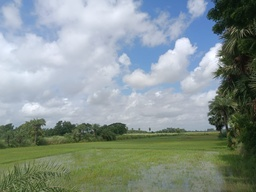
#> input picture musings/sample.jpg, 256 x 192 px, shrunk from 1600 x 1200 before the run, found by its file name
$ python smgbd_new.py
#> lines starting #> are read from the running program, lines starting #| are printed output that depends on the picture
import cv2
import numpy as np
import matplotlib.pyplot as plt
from mpl_toolkits.mplot3d import Axes3D
from mpl_toolkits.mplot3d.art3d import Poly3DCollection
from scipy.spatial import ConvexHull
def plot_lab_gamut_2views(image_path, theta_segments=12, phi_segments=6):
    # --- Read and convert image ---
#> called with image_path = 'sample.jpg', theta_segments = 150, phi_segments = 150
    rgb_image = cv2.imread(image_path)
#> rgb_image is the input picture: shape (192, 256, 3); mean B, G, R 144.5, 148.3, 135.3
    rgb_image = cv2.cvtColor(rgb_image, cv2.COLOR_BGR2RGB)
    lab_image = cv2.cvtColor(rgb_image, cv2.COLOR_RGB2LAB)
#> lab_image: shape (192, 256, 3); mean of channels 0, 1, 2 152.1, 123, 129.2
    # --- Convert LAB channels to approximate CIE ranges ---
    L_chan = lab_image[:, :, 0].astype(np.float32) * (100.0 / 255.0)  # [0..100]
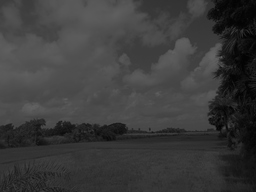
#> L_chan: shape (192, 256) float32; min 2.35, max 100, mean 59.6
    a_chan = lab_image[:, :, 1].astype(np.float32) - 128.0           # [-128..127]
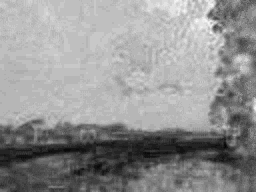
#> a_chan: shape (192, 256) float32; min -21, max 7, mean -4.98; drawn with min black and max white
    b_chan = lab_image[:, :, 2].astype(np.float32) - 128.0           # [-128..127]
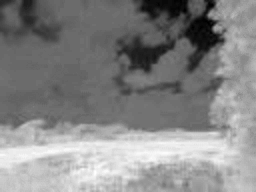
#> b_chan: shape (192, 256) float32; min -40, max 38, mean 1.2; drawn with min black and max white
    # --- Create (L, a, b) array of all pixels ---
    lab_points = np.column_stack((L_chan.flatten(), a_chan.flatten(), b_chan.flatten()))
    # (Optional) Filter out near-black points
    mask = np.linalg.norm(lab_points, axis=1) > 10
    lab_points = lab_points[mask]
    colors = rgb_image.reshape(-1, 3)[mask] / 255.0
    # --- Convert (L,a,b) to spherical coords for segment maxima ---
    x = lab_points[:, 1]  # a*
    y = lab_points[:, 2]  # b*
    z = lab_points[:, 0]  # L*
    r = np.sqrt(x**2 + y**2 + z**2) + 1e-8
    theta = np.arctan2(y, x)   # [-π, π]
    phi = np.arccos(z / r)     # [0, π]
    # --- Create angular bins and find maxima points in each segment ---
    theta_bins = np.linspace(-np.pi, np.pi, theta_segments + 1)
    phi_bins = np.linspace(0, np.pi, phi_segments + 1)
    maxima_points = []
    for i in range(theta_segments):
        for j in range(phi_segments):
            theta_min, theta_max = theta_bins[i], theta_bins[i + 1]
            phi_min, phi_max = phi_bins[j], phi_bins[j + 1]
            seg_mask = (theta >= theta_min) & (theta < theta_max) & \
                       (phi   >= phi_min)   & (phi   < phi_max)
            if np.any(seg_mask):
                seg_pts = lab_points[seg_mask]
                seg_r   = r[seg_mask]
                # pick the point with largest radius in that segment
                maxima_points.append(seg_pts[np.argmax(seg_r)])
#> after the loop, maxima_points = 1521 items, first 6: [32.55, -12, -1], [29.02, -8, -1], [26.27, -8, -1], [26.67, -9, -1], [25.49, -9, -1], [28.24, -11, -1]
    if not maxima_points:
        print("No maxima points found!")
        return
    maxima_points = np.array(maxima_points)
#> maxima_points = 1521 rows, first 8: [32.55, -12, -1], [29.02, -8, -1], [26.27, -8, -1], [26.67, -9, -1], [25.49, -9, -1], [28.24, -11, -1], [20, -8, -1], [22.35, -10, -1]
    # --- Build a convex hull on the maxima points ---
    try:
        hull = ConvexHull(maxima_points)
    except:
        print("Not enough points for a convex hull.")
        return
    # =============== PREPARE FIGURE AND SUBPLOTS ===============
    fig = plt.figure(figsize=(16, 7))
    # Left subplot: unfilled wireframe
    ax1 = fig.add_subplot(121, projection='3d')
    ax1.set_xlabel('a*')
    ax1.set_ylabel('b*')
    ax1.set_zlabel('L*')
    ax1.set_title('Gamut Boundary - Wireframe')
    # Right subplot: color-filled faces
    ax2 = fig.add_subplot(122, projection='3d')
    ax2.set_xlabel('a*')
    ax2.set_ylabel('b*')
    ax2.set_zlabel('L*')
    ax2.set_title('Gamut Boundary - Filled Faces')
    # =============== PLOT POINTS IN BOTH SUBPLOTS ===============
    # Recalling that for plotting, we use (a, b, L)
    ax1.scatter(x, y, z, c=colors, marker='.', alpha=0.3, s=10)
    ax2.scatter(x, y, z, c=colors, marker='.', alpha=0.3, s=10)
    # =============== LEFT SUBPLOT: WIREFRAME ===============
    # Draw lines for each triangle in the hull
    for simplex in hull.simplices:
        pts = maxima_points[simplex]  # shape (3,3) => (L,a,b)
        # reorder (L,a,b)->(a,b,L) for plotting
        tri = pts[:, [1, 2, 0]]
        # We'll connect each edge in tri:
        for i in range(3):
            start = tri[i]
            end   = tri[(i+1)%3]
            ax1.plot([start[0], end[0]],
                     [start[1], end[1]],
                     [start[2], end[2]],
                     color='darkred', linewidth=1.0)
#> this loop made 146 passes
#> (simplex, pts, tri) on passes 1 to 5: ([509, 522, 514], [[94.9, 4, -8], [21.18, 6, 12], [100, 0, 0]], [[4, -8, 94.9], [6, 12, 21.18], [0, 0, 100]]), ([649, 522, 514], [[49.02, -11, 32], [21.18, 6, 12], [100, 0, 0]], [[-11, 32, 49.02], [6, 12, 21.18], [0, 0, 100]]), ([790, 233, 923], [[58.43, -20, 35], [84.31, -4, -14], [47.06, -21, 30]], [[-20, 35, 58.43], [-4, -14, 84.31], [-21, 30, 47.06]]), ([790, 986, 233], [[58.43, -20, 35], [97.25, -5, 6], [84.31, -4, -14]], [[-20, 35, 58.43], [-5, 6, 97.25], [-4, -14, 84.31]]), ([326, 233, 923], [[65.1, -3, -30], [84.31, -4, -14], [47.06, -21, 30]], [[-3, -30, 65.1], [-4, -14, 84.31], [-21, 30, 47.06]])
    # =============== RIGHT SUBPLOT: FILLED FACES ===============
    triangles = []
    face_colors = []
    for simplex in hull.simplices:
        # simplex is an index triplet for a triangle
        tri_coords_lab = maxima_points[simplex]  # shape (3, 3) => (L,a,b)
        # Reorder each vertex from (L,a,b) -> (a,b,L) for plotting in 3D
        tri_coords_plot = tri_coords_lab[:, [1, 2, 0]].tolist()
        triangles.append(tri_coords_plot)
        # Compute average LAB for the face
        avg_lab = np.mean(tri_coords_lab, axis=0)  # (L,a,b)
        # Convert that average from (L,a,b) in [0..100, -128..127, -128..127]
        # to a Lab [0..255] image pixel that OpenCV can convert to BGR
        L_255 = np.clip(avg_lab[0] * (255.0 / 100.0), 0, 255)
        a_255 = np.clip(avg_lab[1] + 128.0, 0, 255)
        b_255 = np.clip(avg_lab[2] + 128.0, 0, 255)
        lab_pixel_255 = np.array([[[L_255, a_255, b_255]]], dtype=np.uint8)
        # Convert Lab -> BGR -> RGB
        bgr_pixel = cv2.cvtColor(lab_pixel_255, cv2.COLOR_Lab2BGR)
        rgb_pixel = bgr_pixel[0, 0, ::-1] / 255.0  # scale to [0..1]
        face_colors.append(rgb_pixel)
#> this loop made 146 passes
#> (simplex, tri_coords_lab, tri_coords_plot, avg_lab, L_255, a_255, b_255, lab_pixel_255) on passes 1 to 3: ([509, 522, 514], [[94.9, 4, -8], [21.18, 6, 12], [100, 0, 0]], [[4, -8, 94.9], [6, 12, 21.18], [0, 0, 100]], [72.03, 3.33, 1.33], 183.7, 131.3, 129.3, [[183, 131, 129]]), ([649, 522, 514], [[49.02, -11, 32], [21.18, 6, 12], [100, 0, 0]], [[-11, 32, 49.02], [6, 12, 21.18], [0, 0, 100]], [56.73, -1.67, 14.67], 144.7, 126.3, 142.7, [[144, 126, 142]]), ([790, 233, 923], [[58.43, -20, 35], [84.31, -4, -14], [47.06, -21, 30]], [[-20, 35, 58.43], [-4, -14, 84.31], [-21, 30, 47.06]], [63.27, -15, 17], 161.3, 113, 145, [[161, 113, 145]])
#> after the loop, face_colors = 146 items, first 6: [0.714, 0.682, 0.682], [0.557, 0.533, 0.435], [0.537, 0.627, 0.478], [0.729, 0.796, 0.71], [0.525, 0.647, 0.659], [0.349, 0.467, 0.451]; triangles = 146 items
    mesh = Poly3DCollection(triangles, facecolors=face_colors, edgecolors='k', alpha=0.2)
    ax2.add_collection3d(mesh)
    plt.tight_layout()
    plt.show()
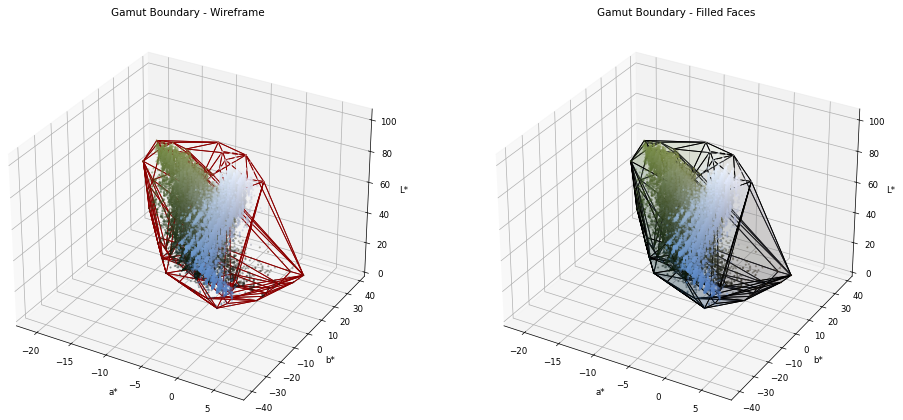
#> figure drawn by matplotlib, 2 panels
# Example usage:
if __name__ == "__main__":
    plot_lab_gamut_2views('sample.jpg', theta_segments=150, phi_segments=150)

$ run again, with musings/DIY Spectrometer setup 1.jpg copied over musings/sample.jpg
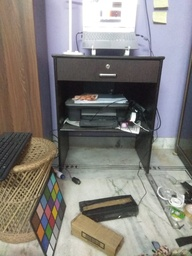
#> input picture musings/DIY Spectrometer setup 1.jpg, 192 x 256 px, shrunk from 1200 x 1600 before the run, found by its file name
#> in plot_lab_gamut_2views, rgb_image is the input picture: shape (256, 192, 3); mean B, G, R 125.4, 129.8, 133.9
#> lab_image: shape (256, 192, 3); mean of channels 0, 1, 2 136.7, 129.2, 131.1
#> in plot_lab_gamut_2views, `b_chan = lab_image[:, :, 2].astype(np.float32) - 128.0`:
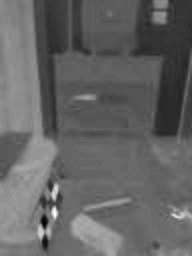
#> b_chan: shape (256, 192) float32; min -32, max 57, mean 3.1; drawn with min black and max white
#> after the loop in plot_lab_gamut_2views, `for i in range(theta_segments):`: maxima_points = 2309 items, first 6: [49.41, -12, -1], [56.08, -16, -1], [40.78, -13, -1], [58.04, -19, -1], [60, -22, -1], [58.82, -22, -1]
#> in plot_lab_gamut_2views, `maxima_points = np.array(maxima_points)`: maxima_points = 2309 rows, first 8: [49.41, -12, -1], [56.08, -16, -1], [40.78, -13, -1], [58.04, -19, -1], [60, -22, -1], [58.82, -22, -1], [41.18, -8, -1], [36.08, -10, -1]
#> the loop in plot_lab_gamut_2views, `for simplex in hull.simplices:` made 128 passes
#> (simplex, pts, tri) on passes 1 to 3: ([2274, 136, 2132], [[10.59, -7, 2], [46.67, -15, -15], [56.08, -36, 39]], [[-7, 2, 10.59], [-15, -15, 46.67], [-36, 39, 56.08]]), ([1333, 1566, 758], [[13.73, 7, 14], [12.55, 3, 18], [8.24, 5, -3]], [[7, 14, 13.73], [3, 18, 12.55], [5, -3, 8.24]]), ([1202, 1333, 1566], [[25.49, 19, 26], [13.73, 7, 14], [12.55, 3, 18]], [[19, 26, 25.49], [7, 14, 13.73], [3, 18, 12.55]])
#> the loop in plot_lab_gamut_2views, `for simplex in hull.simplices:` made 128 passes
#> (simplex, tri_coords_lab, tri_coords_plot, avg_lab, L_255, a_255, b_255, lab_pixel_255) on passes 1 to 2: ([2274, 136, 2132], [[10.59, -7, 2], [46.67, -15, -15], [56.08, -36, 39]], [[-7, 2, 10.59], [-15, -15, 46.67], [-36, 39, 56.08]], [37.78, -19.33, 8.67], 96.33, 108.7, 136.7, [[96, 108, 136]]), ([1333, 1566, 758], [[13.73, 7, 14], [12.55, 3, 18], [8.24, 5, -3]], [[7, 14, 13.73], [3, 18, 12.55], [5, -3, 8.24]], [11.5, 5, 9.67], 29.33, 133, 137.7, [[29, 133, 137]])
#> after the loop in plot_lab_gamut_2views, `for simplex in hull.simplices:`: face_colors = 128 items, first 6: [0.22, 0.38, 0.294], [0.161, 0.106, 0.0706], [0.235, 0.141, 0.051], [0.671, 0.784, 0.498], [0.796, 0.784, 0.478], [0.133, 0.106, 0.0706]; triangles = 128 items
#> in plot_lab_gamut_2views, `plt.show()`:
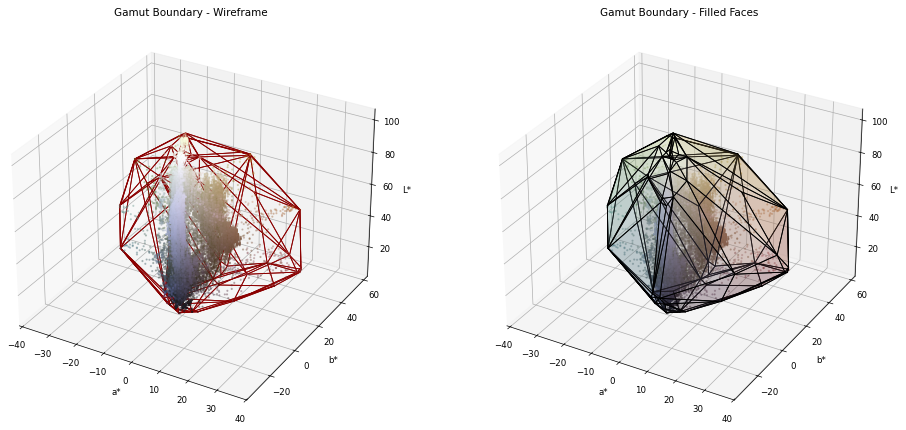
#> figure drawn by matplotlib, 2 panels

$ run again, with musings/DIY Spectrometer setup 2.jpg copied over musings/sample.jpg
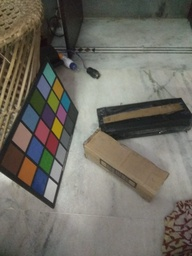
#> input picture musings/DIY Spectrometer setup 2.jpg, 192 x 256 px, shrunk from 1200 x 1600 before the run, found by its file name
#> in plot_lab_gamut_2views, rgb_image is the input picture: shape (256, 192, 3); mean B, G, R 99.6, 108.6, 111.6
#> lab_image: shape (256, 192, 3); mean of channels 0, 1, 2 115.6, 127.8, 133.6
#> in plot_lab_gamut_2views, `b_chan = lab_image[:, :, 2].astype(np.float32) - 128.0`:
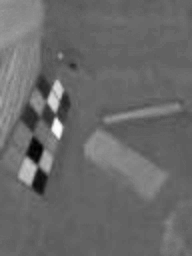
#> b_chan: shape (256, 192) float32; min -33, max 60, mean 5.6; drawn with min black and max white
#> after the loop in plot_lab_gamut_2views, `for i in range(theta_segments):`: maxima_points = 2635 items, first 6: [46.27, -12, -1], [52.94, -16, -1], [36.47, -12, -1], [52.55, -19, -1], [53.73, -20, -1], [53.73, -22, -1]
#> in plot_lab_gamut_2views, `maxima_points = np.array(maxima_points)`: maxima_points = 2635 rows, first 8: [46.27, -12, -1], [52.94, -16, -1], [36.47, -12, -1], [52.55, -19, -1], [53.73, -20, -1], [53.73, -22, -1], [50.98, -22, -1], [54.12, -10, -1]
#> the loop in plot_lab_gamut_2views, `for simplex in hull.simplices:` made 106 passes
#> (simplex, pts, tri) on passes 1 to 3: ([2156, 2410, 2179], [[50.98, -19, 46], [40.78, -32, 32], [88.63, -2, 4]], [[-19, 46, 50.98], [-32, 32, 40.78], [-2, 4, 88.63]]), ([2156, 1939, 2179], [[50.98, -19, 46], [59.22, -2, 60], [88.63, -2, 4]], [[-19, 46, 50.98], [-2, 60, 59.22], [-2, 4, 88.63]]), ([1476, 895, 2179], [[45.1, 23, 40], [41.18, 38, 8], [88.63, -2, 4]], [[23, 40, 45.1], [38, 8, 41.18], [-2, 4, 88.63]])
#> the loop in plot_lab_gamut_2views, `for simplex in hull.simplices:` made 106 passes
#> (simplex, tri_coords_lab, tri_coords_plot, avg_lab, L_255, a_255, b_255, lab_pixel_255) on passes 1 to 2: ([2156, 2410, 2179], [[50.98, -19, 46], [40.78, -32, 32], [88.63, -2, 4]], [[-19, 46, 50.98], [-32, 32, 40.78], [-2, 4, 88.63]], [60.13, -17.67, 27.33], 153.3, 110.3, 155.3, [[153, 110, 155]]), ([2156, 1939, 2179], [[50.98, -19, 46], [59.22, -2, 60], [88.63, -2, 4]], [[-19, 46, 50.98], [-2, 60, 59.22], [-2, 4, 88.63]], [66.27, -7.67, 36.67], 169, 120.3, 164.7, [[168, 120, 164]])
#> after the loop in plot_lab_gamut_2views, `for simplex in hull.simplices:`: face_colors = 106 items, first 6: [0.51, 0.596, 0.376], [0.659, 0.639, 0.369], [0.71, 0.498, 0.435], [0.471, 0.616, 0.494], [0.737, 0.651, 0.361], [0.729, 0.592, 0.373]; triangles = 106 items
#> in plot_lab_gamut_2views, `plt.show()`:
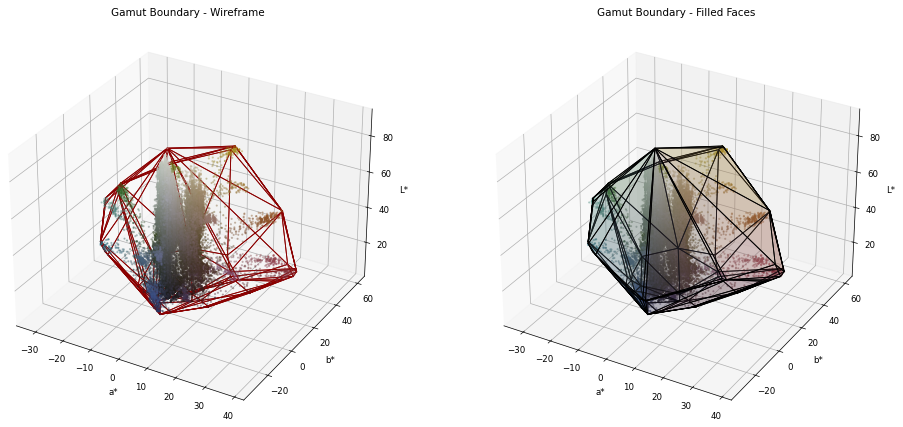
#> figure drawn by matplotlib, 2 panels
